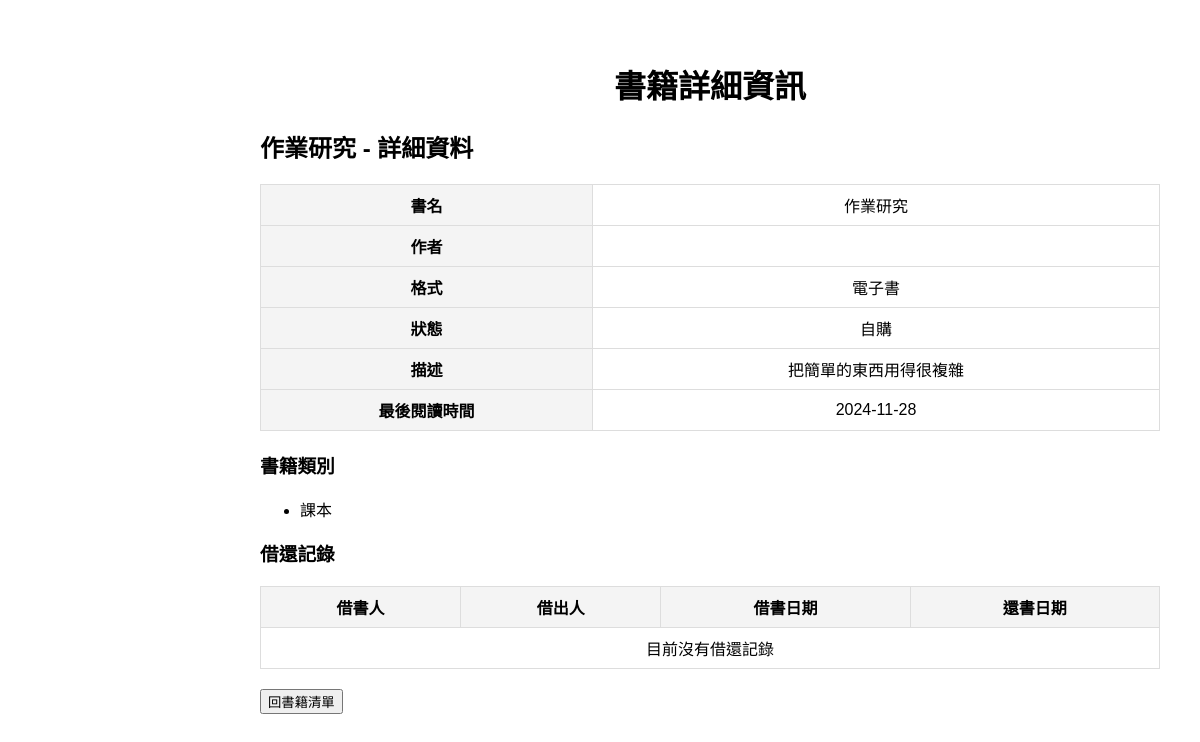
/book_details.php?id=1, run on the app's committed database.
### tables this page shows
create table Books(
book_id INT AUTO_INCREMENT PRIMARY KEY,       
book_name VARCHAR(255) NOT NULL,              
author VARCHAR(255),                          
format ENUM('電子書', '實體書') NOT NULL,     
status ENUM('自購','借來','借出'),            
description TEXT,                             
last_read_time DATE                           
);

CREATE TABLE Categories (
    category_id INT AUTO_INCREMENT PRIMARY KEY,  
    name VARCHAR(50) NOT NULL UNIQUE             
);

### book_details.php (the view, shortened to what this page needs)
<?php
include 'db.php';
$book_id = isset($_GET['id']) ? (int)$_GET['id'] : 0;
$book_details_sql = "
    SELECT * FROM Books WHERE book_id = $book_id
";
$book_details_result = $conn->query($book_details_sql);
$book = $book_details_result->fetch_assoc();
$loans_sql = "
    SELECT
        Borrower.name AS borrower_name,
        Lender.name AS lender_name,
        borrow_date,
        due_date
    FROM Loans
    INNER JOIN Users AS Borrower ON Loans.borrower_id = Borrower.user_id
    INNER JOIN Users AS Lender ON Loans.lender_id = Lender.user_id
    WHERE Loans.book_id = $book_id
";
$loans_result = $conn->query($loans_sql);
$categories_sql = "
    SELECT Categories.name
    FROM Book_Categories
    INNER JOIN Categories ON Book_Categories.category_id = Categories.category_id
    WHERE Book_Categories.book_id = $book_id
";
$categories_result = $conn->query($categories_sql);
?>
<!DOCTYPE html>
<html lang="zh-TW">
<head>
    <link rel="stylesheet" href="assets/styles.css">
</head>
<body>
<div class="content">
    <h1>書籍詳細資訊</h1>
    <?php if ($book) { ?>
        <h2><?php echo $book['book_name']; ?> - 詳細資料</h2>
        <table class="details-table">
            <tr>
                <th>書名</th>
                <td><?php echo $book['book_name']; ?></td>
            </tr>
            <tr>
                <th>作者</th>
                <td><?php echo $book['author']; ?></td>
            </tr>
            <tr>
                <th>格式</th>
                <td><?php echo $book['format']; ?></td>
            </tr>
            <tr>
                <th>狀態</th>
                <td><?php echo $book['status']; ?></td>
            </tr>
            <tr>
                <th>描述</th>
                <td><?php echo nl2br($book['description']); ?></td>
            </tr>
            <tr>
                <th>最後閱讀時間</th>
                <td><?php echo $book['last_read_time']; ?></td>
            </tr>
        </table>
        <h3>書籍類別</h3>
        <ul>
            <?php while ($category = $categories_result->fetch_assoc()) { ?>
                <li><?php echo $category['name']; ?></li>
            <?php } ?>
        </ul>
        <h3>借還記錄</h3>
        <table class="details-table">
            <tr>
                <th>借書人</th>
                <th>借出人</th>
                <th>借書日期</th>
                <th>還書日期</th>
            </tr>
            <?php
            if ($loans_result->num_rows > 0) {
                while ($loan = $loans_result->fetch_assoc()) {
                    echo "<tr>";
                    echo "<td>" . $loan['borrower_name'] . "</td>";
                    echo "<td>" . $loan['lender_name'] . "</td>";
                    echo "<td>" . $loan['borrow_date'] . "</td>";
                    echo "<td>" . $loan['due_date'] . "</td>";
                    echo "</tr>";
                }
            } else {
                echo "<tr><td colspan='4'>目前沒有借還記錄</td></tr>";
            }
            ?>
        </table>
    <?php } else { ?>
        <p>找不到該書籍的資料。</p>
    <?php } ?>
    <a href="index.php"><button>回書籍清單</button></a>
</div>
</body>
</html>

### assets/styles.css (style rules this page uses)
body { font-family: Arial, sans-serif; margin: 20px; }
h1 { text-align: center; }
table { width: 100%; border-collapse: collapse; margin: 20px 0; }
th, td { border: 1px solid black; padding: 8px; text-align: center; }

### book_details.php (style rules this page uses)
.content { margin-left: 220px; padding: 20px; }
.details-table { width: 100%; border-collapse: collapse; }
.details-table th, .details-table td { border: 1px solid #ddd; padding: 8px; }
.details-table th { background-color: #f4f4f4; }

### data on the page
books: book_name "作業研究", format "電子書", status "自購", description "把簡單的東西用得很複雜", last_read_time "2024-11-28"
categories: name "課本"
